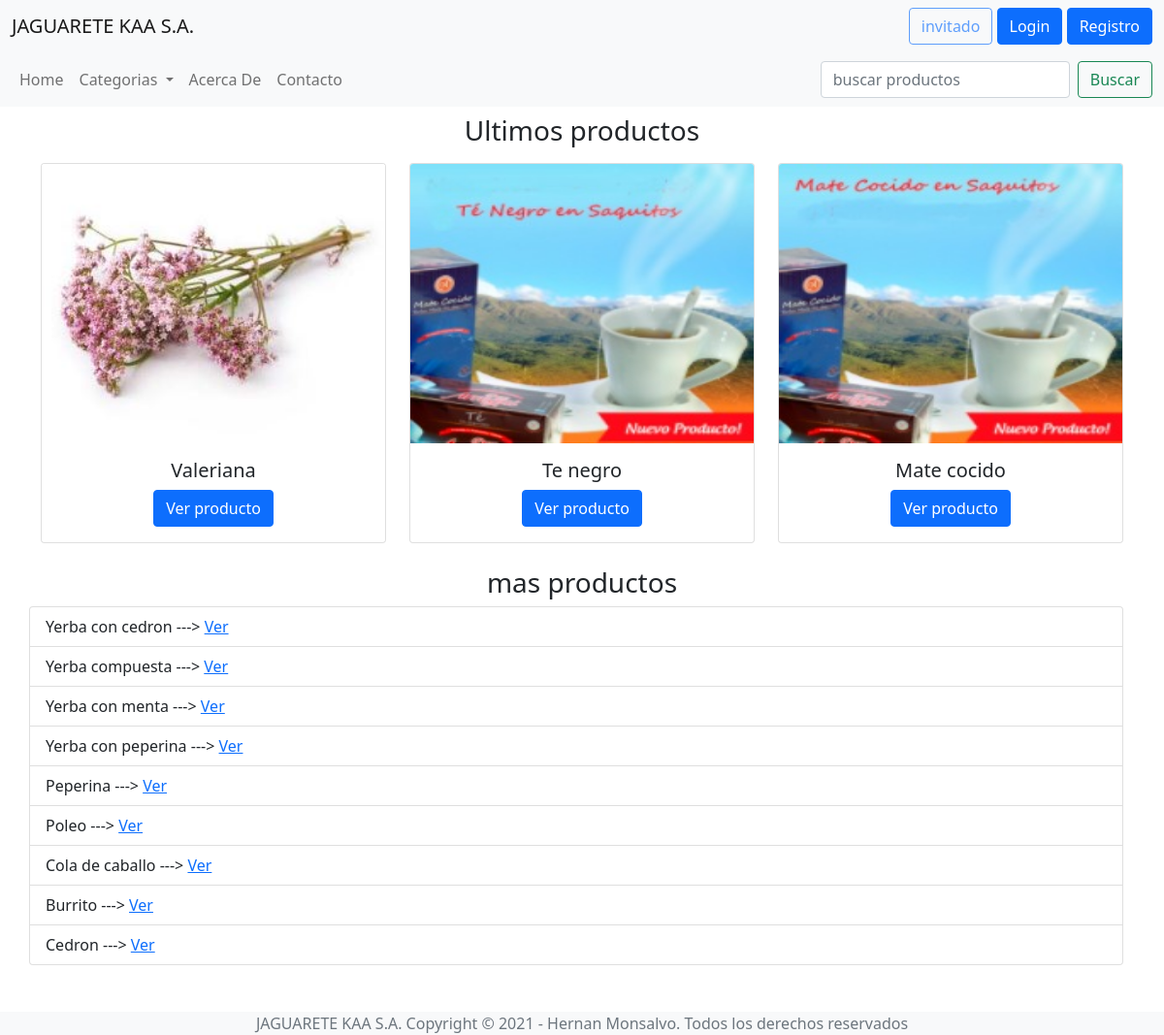
The page /TP_FINAL/ on the database its author committed.
### TP_FINAL/models.py (models this page shows, shortened)
class Producto(models.Model):
    titulo = models.CharField(max_length=64)
    imagen = models.FileField(upload_to='')
    descripcion = models.CharField(max_length=300)
    precio = models.IntegerField()
    categoria = models.CharField(max_length=64)

### TP_FINAL/views.py (the view)
# urls.py: path('', views.index, name="index"),
def index(request):
    productos = models.Producto.objects.all()
    primerosTres = productos[len(productos)-3:len(productos)]
    restantes = productos[0:len(productos)-3]
    return render(request, "tmp/index.html", {
        "primerosTres": primerosTres,
        "restantes": restantes,
        "rol": dameRol(request)
    })

### TP_FINAL/views.py (called while the page is built)
def dameRol(request):
    l = []
    if len(request.user.groups.all()) != 0:
        for g in request.user.groups.all():
            l.append(g.name)
    else:
        return "invitado"
    return l[0]

### TP_FINAL/templates/tmp/index.html (shortened to what this page needs)
<!DOCTYPE html>
<html lang="en">
  <head>
    <link
      href="https://cdn.jsdelivr.net/npm/bootstrap@5.0.1/dist/css/bootstrap.min.css"
      rel="stylesheet"
    />
  </head>
  <body>
    {% include "tmp/header.html" %}
    {% include "tmp/menu.html" %}
    <div class="container text-center mb-4">
      <h3 class="my-2">Ultimos productos</h3>
      <div class="row text-center mt-3">
        {% for un_producto in primerosTres %}
        <div class="col-12 col-md-4" >
          <div class="card mb-2" >
            <img src="media/{{un_producto.imagen}}" class="card-img-top" style=" height: 18rem;" alt="img del producto">
            <div class="card-body">
              <h5 class="card-title">{{un_producto.titulo}}</h5>
              {% if rol != "admin" %}
              <a href="{% url 'TP_FINAL:producto' un_producto.id %}" class="btn btn-primary">Ver producto</a>
              {% else %}
              <a href="{% url 'TP_FINAL:editarProducto' un_producto.id %}" class="btn btn-primary">Editar producto</a>
              {% endif %}
            </div>
          </div>
        </div>
        {% endfor %}
      </div>
      <div class="row mt-3 text-center">
        <h3 class="mb-2">mas productos</h3>
        <ul class="list-group text-start mb-5">
          {% for un_producto in restantes %}
          <li class="list-group-item">{{un_producto.titulo}}  --->
             {% if rol != "admin" %}
            <a href="{% url 'TP_FINAL:producto' un_producto.id %}" class="">Ver</a>
            {% else %}
            <a href="{% url 'TP_FINAL:editarProducto' un_producto.id %}" class="">Editar</a>
            {% endif %}</li>
          {% endfor %}
        </ul>
      </div>
    </div>
    {% include "tmp/footer.html" %}
  </body>
</html>

### rows shown on the page
Producto: imagen (picture), titulo "Valeriana"
Producto: imagen (picture), titulo "Te negro"
Producto: imagen (picture), titulo "Mate cocido"
Producto: titulo "Yerba con cedron"
Producto: titulo "Yerba compuesta"
Producto: titulo "Yerba con menta"
Producto: titulo "Yerba con peperina"
Producto: titulo "Peperina"
Producto: titulo "Poleo"
Producto: titulo "Cola de caballo"
Producto: titulo "Burrito"
Producto: titulo "Cedron"

### other values the page prints
{{ rol }} "invitado"
